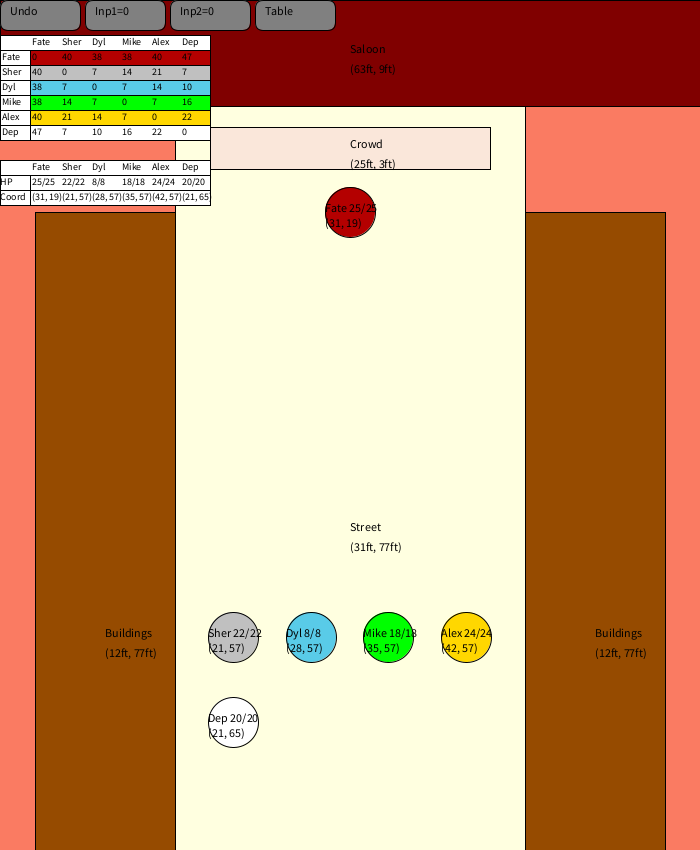
Frame 1 (no input)
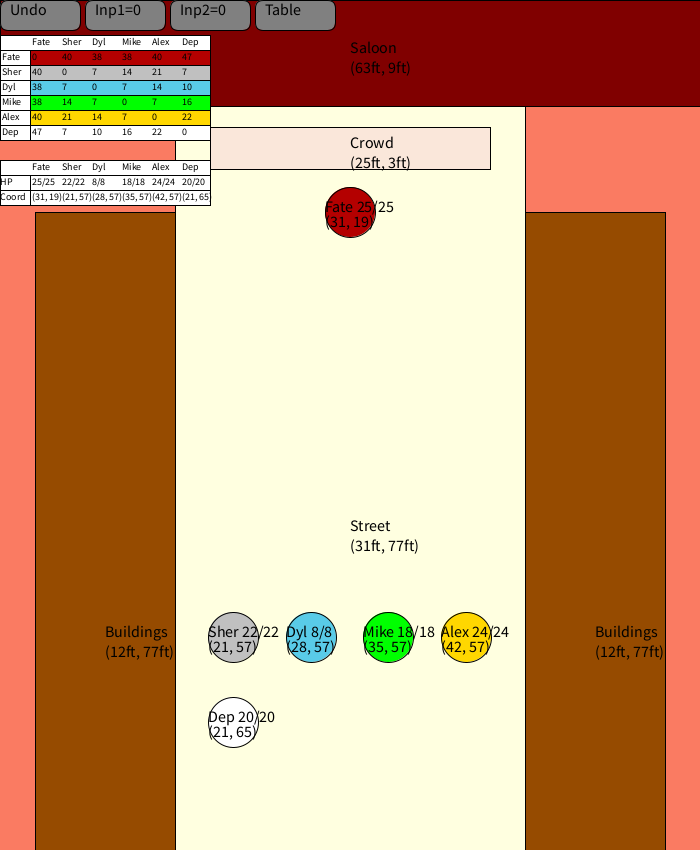
Frame 60 (the mouse pressed at the canvas centre just before this capture)
Frame 120 (the mouse held since frame 60 and released just before this capture): identical to frame 60, image omitted

The Processing sketch that drew these frames (run headless with seeded random() and noise(); from frame 60 on, the mouse is pressed at the canvas centre):

// Processing sketch: KingCityMap
// ── KingCityMap.pde
ArrayList<Player> players=new ArrayList<Player>();
ArrayList<Structure> structs= new ArrayList<Structure>();
ArrayList<Button1> buttons=new ArrayList<Button1>(); 
ArrayList<Temp> temps=new ArrayList<Temp>();
ArrayList<Player> dead=new ArrayList<Player>();
Tabl t;

int tempNum=0;
int togButSt=0;
String inp1="0";
String inp2="0";
int curr=0;
int lastPlayer=0;
int lastAction=0;
int[] oldCoord={0,0};
int playSel=-1;
int dsize=50;

float conversion=0;
int dimension=60;//ft

int Button1Space=5;


void setup(){
  size(700,850);
  conversion=width/dimension;
  //rectMode(CENTER);
  fillPlayers();
  fillStructs();
  fillButton1s();
  t=new Tabl(0,35,players,conversion);
}

void draw(){
    background(250,123,98);
    //draw buildings
    for(int i=0; i<structs.size(); i++){
       structs.get(i).draw();
    }
    //draw players
    for(int i=0; i<players.size(); i++){
       Player p=players.get(i);
       if(p.hp>0){
         p.draw(playSel==i);
       }else{
         boolean livingClone=false;
         for(int j=0; j<players.size(); j++){
           if(i==j){continue;}
           if(p.name==players.get(j).name){
             livingClone=true;
             break;
           }
         }
         if(!livingClone){
           dead.add(p);
         }
         players.remove(i); 
       }
    }
    //display dead
    for(int i=0; i<dead.size(); i++){
      Player p=dead.get(i);
      fill(p.colors[0],p.colors[1],p.colors[2]);
      ellipse(width-i*dsize-dsize/2,dsize/2,dsize,dsize);
    }
    //draw temps
    for(int i=0; i<temps.size(); i++){
       temps.get(i).draw();
     }
    //draw Buttons
    for(int i=0; i<buttons.size(); i++){
      if(i==1){
        buttons.get(i).draw(inp1);
      }else if(i==2){
        buttons.get(i).draw(inp2);
      }else{
        buttons.get(i).draw("");
      }
    }    
    //draw table
    t.draw();
}

void mousePressed(){
  if(mouseButton==RIGHT){
    tempNum++;
    temps.add(new Temp(mouseX,mouseY,tempNum, conversion));
    lastAction=1;
    selectPlayer(-1);
    return;
  }
  //undo
  if(buttons.get(0).clicked(mouseX, mouseY)){
       if(lastAction==0){
         int[] newCoord={oldCoord[0],oldCoord[1]};
         oldCoord[0]=players.get(lastPlayer).x;
         oldCoord[1]=players.get(lastPlayer).y;
         players.get(lastPlayer).port(newCoord[0],newCoord[1]);
       }else if(lastAction==1){
         temps.remove(temps.size()-1);
         tempNum--;
       }else if(lastAction==2){
         players.get(lastPlayer).setMaxHp(oldCoord[0],int(inp2));
       }else if(lastAction==3){
         players.remove(players.size()-1);
       }else if(lastAction==4){
         players.get(lastPlayer).changeHp(-int(inp1));
       }
       lastAction=0;
       selectPlayer(-1);
       return;
    }
    //set inp1
    if(buttons.get(1).clicked(mouseX, mouseY)){
        inp1="";
        curr=1;
        return;
    }
    //set inp2
    if(buttons.get(2).clicked(mouseX, mouseY)){
        inp2="";
        curr=2;
        return;
    }
    //toggle Table
    if(buttons.get(3).clicked(mouseX, mouseY)){
        t.toggleDisp();
        return;
    }
    //Move
    if(buttons.get(butByTxt("Move")).clicked(mouseX, mouseY)){
        oldCoord[0]=players.get(playSel).x;
        oldCoord[1]=players.get(playSel).y;
        players.get(playSel).move(int(inp1),int(inp2));
        lastPlayer=playSel;
        selectPlayer(-1);
        lastAction=0;
        return;
    }
    //Change Max
    if(buttons.get(butByTxt("Change Max")).clicked(mouseX, mouseY)){
        Player p =players.get(playSel);
        oldCoord[0]=p.maxhp;
        p.setMaxHp(int(inp1),int(inp2));
        lastPlayer=playSel;
        selectPlayer(-1);
        lastAction=2;
        return;
    }
    //Clone
    if(buttons.get(butByTxt("Clone")).clicked(mouseX, mouseY)){
        Player p=players.get(playSel).makeMore(int(inp1),int(inp2));
        if(p!=null){
          players.add(p); 
        }
        selectPlayer(-1); 
        lastAction=3;
        return;
    }
    //Port
    if(buttons.get(butByTxt("Port")).clicked(mouseX, mouseY)){
        oldCoord[0]=players.get(playSel).x;
        oldCoord[1]=players.get(playSel).y;
        players.get(playSel).port(int(inp1),int(inp2));
        lastPlayer=playSel;
        selectPlayer(-1);
        lastAction=0;
        return;
    }
    //Change Hp
    if(buttons.get(butByTxt("Change HP")).clicked(mouseX, mouseY)){
        players.get(playSel).changeHp(int(inp1));
        lastPlayer=playSel;
        selectPlayer(-1);
        lastAction=4;
        return;
    }
    
    //Change 
    if(buttons.get(butByTxt("Change Att")).clicked(mouseX, mouseY)){

        return;
    }
    
   for(int i=0; i<players.size(); i++){
       //players.get(i).draw();
       if(players.get(i).selected(mouseX,mouseY)){
         if(playSel<0){
           selectPlayer(i);
         }else{
           selectPlayer(-1); 
         }
         return;
       }
    }
    for(int i=0; i<temps.size(); i++){
      Temp tmp=temps.get(i);
      if(tmp.clicked(mouseX, mouseY)){
        temps.remove(i);
        selectPlayer(-1);
      }
    }
    selectPlayer(-1);
    
    for(int i=0; i<dead.size(); i++){
      if(dist(mouseX, mouseY,width-i*dsize-dsize/2,dsize/2)<dsize/2){
        Player p=dead.get(i);
        p.setBothHp(1,1);
        players.add(p);
        dead.remove(i);
      }
    }
}

void selectPlayer(int val){
  if(val>-1){
    for(int i =togButSt; i<buttons.size(); i++){
        Button1 b=buttons.get(i);
        b.toggleDisp(true);
        b.setCol(players.get(val).colors);
     }
     playSel=val;
  }else{
    for(int i =togButSt; i<buttons.size(); i++){
        buttons.get(i).toggleDisp(false);
      }
    playSel=-1;
  }
}

int butByTxt(String inp){
  for(int i=0; i<buttons.size(); i++){
    Button1 b= buttons.get(i);
    if(b.txt==inp){
      return i;
    }
  }
  return -1;
}

boolean insideRect(int x, int y, int sx, int sy){
  if(mouseX>=x && mouseX<=x+sx && mouseY>=y && mouseY<=y+sy){
   return true; 
  }
  return false; 
}


void keyPressed(){
 if (key == '\n' ) {
    curr=0; 
  } else {
    if(curr==1){
      inp1 = inp1 + key; 
    }else if(curr==2){
      inp2=inp2+key; 
    }
  }
}

void fillButton1s(){
  //normal Button1s
  String[] txts={"Undo", "Inp1=", "Inp2=", "Table"};
  for(int i=0; i<txts.length; i++){
    buttons.add(new Button1(i,0,0,0,txts[i],true));
  }
  //toggle Button1s
  togButSt=txts.length;
  String[][] togTxts={{"Move","Change Max", "Clone"}, {"Port", "Change HP", "Change Att"}};
  for(int i=0; i<togTxts.length; i++){
     for(int j=0; j<togTxts[i].length; j++){
        buttons.add(new Button1(i,j,width/2-80,height/2,togTxts[i][j], false));
     }
  }
}

void fillPlayers(){
  //players
  {
    int[] colors={180,0,0};
    players.add(new Player(width/2,height/4,"Fate",colors,conversion));
    players.get(0).setBothHp(25,25);
  }
  {
    int[] colors={192, 192, 192};
    players.add(new Player(width*3/9,height*3/4,"Sher",colors,conversion));
    players.get(1).setBothHp(22,22);
  }
  {
    int[] colors={89,203,232};
    players.add(new Player(width*4/9,height*3/4,"Dyl",colors,conversion));
    players.get(2).setBothHp(8,8);
  }
  {
    int[] colors={0,255,0};
    int[] hpVals={5,18,45,1};
    players.add(new Player(width*5/9,height*3/4,"Mike",colors,conversion));
    players.get(3).setBothHp(hpVals);
  }
  {
    int[] colors={255, 215, 0};
    players.add(new Player(width*6/9,height*3/4,"Alex",colors,conversion));
    players.get(4).setBothHp(24,24);
  }
  {
    int[] colors={255, 255, 255};
    players.add(new Player(width*3/9,height*3/4+height/10,"Dep",colors,conversion));
    players.get(5).setBothHp(20,20);
  }
}
void fillStructs(){
  //buildings
  {
    int[] colors={255,255,224};
    structs.add(new Structure(width/4, height/8, width/2, height,"Street",colors,1,conversion));
  }
  {
    int[] colors={128, 0, 0};
    structs.add(new Structure(0, 0, width, height/8,"Saloon",colors,1,conversion));
  }
  {
    int[] colors={150, 75, 0};
    structs.add(new Structure(width/20, height/4, width/4-width/20, height,"Buildings",colors,1,conversion));
  }
  {
    int[] colors={150, 75, 0};
    structs.add(new Structure(width*3/4, height/4, width/4-width/20, height,"Buildings",colors,1,conversion));
  }
  {
    int[] colors={250,231,218};
    structs.add(new Structure(width/4+width/20, height/8+height/40, width/2-width/10, height/20,"Crowd",colors,1,conversion));
  }
}

// ── Button.pde
class Button1{
 int x;
 int y;
 String txt;
 int sx;
 int sy;
 int space;
 boolean show;
 int[] cols={128,128,128};
 Button1(int tinx, int tiny, int tx, int ty, String ttxt, boolean tshow){
   txt=ttxt;
   sx=80;
   sy=30;
   space=5;
   x=tx+tinx*(space+sx);
   y=ty+tiny*(space+sy);
   show=tshow;
 }
 
 //display
 void draw(String val){
   if(!show){
     return; 
   }
   fill(cols[0],cols[1],cols[2]);
   rect(x,y,sx,sy,8,8,8,8);
   fill(0,0,0);
   text(txt+val,x+10,y+15);
 }
 
 //returns true if clicked
 boolean clicked(int mx, int my){
  if(show && mx>=x && mx<=x+sx && my>=y && my<=y+sy){
    return true; 
  }
  return false;  
 }
 
 //changes from visible to hidden
 void toggleDisp(boolean tshow){
   show=tshow; 
 }
 
 //changes the colors
 void setCol(int[] tcols){
   cols[0]=tcols[0];
   cols[1]=tcols[1];
   cols[2]=tcols[2];
 }
}

// ── Player.pde
class Player{
  int size;
  int x;
  int y;
  float conv;
  String name;
  int[] colors;
  int maxhp;
  int hp;
  int[] hpVals={0,0,0,0};
  Player(int tx, int ty, String tname, int[] tcolors, float tconv){
    x=tx;
    y=ty;
    name=tname;
    colors=tcolors;
    conv=tconv;
    size=50;
    maxhp=0;
    hp=0;
  }
  //display
  void draw(boolean sel){
      fill(colors[0],colors[1],colors[2]);
      ellipse(x,y,size,size);
      fill(0,0,0);
      if(colors[0]==0 && colors[1]==0 && colors[2]==0){
        fill(255,255,255);
      }
      text(name+" "+hp+"/"+maxhp,x-size/2,y);
      text("("+int(x/conv)+", "+int(y/conv)+")",x-size/2,y+15);
      if(name=="Mike"&&sel){
        text("("+hpVals[0]+", "+hpVals[1]+", "+hpVals[2]+", "+hpVals[3]+")",x-size/2,y+30);
      }
  }
  
  //move a set distance in a certian direction
  void move(float dist, int ang){
     float rang=radians(-ang);
     dist=dist*conv;
     x=x+int(dist*cos(rang));
     y=y+int(dist*sin(rang));
  }
  
  //teleport
  void port(int nx, int ny){
    x=nx;
    y=ny;
  }
  
  //chnage the max HP and scale the current HP with it
  void setMaxHp(int newMax, int toChange){
    if(name=="Mike"){
      if(toChange<1 || toChange>hpVals.length){
        print("wrong Inp2");
      }else{
        hpVals[toChange-1]=newMax;
      }
      float sum=0.0;
      for(int i=0; i<hpVals.length; i++){
        sum+=hpVals[i]; 
      }
      newMax=ceil(sum/hpVals.length);
    }
    hp=ceil(hp*(newMax/(maxhp+0.0)));
    maxhp=newMax;
  }
  
  //set both max HP and HP to new values
  void setBothHp(int newMax, int newhp){
    maxhp=newMax; 
    hp=newhp;
  }
  //set maxHP to average of list, and set HP to full
  void setBothHp(int[] newMaxs){
    hpVals=newMaxs;
    float sum=0.0;
    for(int i=0; i<hpVals.length; i++){
      sum+=hpVals[i]; 
    }
    maxhp=ceil(sum/hpVals.length);
    hp=maxhp;
  }
  
  //change current hp
  void changeHp(int hpChange){
    hp+=hpChange; 
  }
  
  //returns true if player is selcted
  boolean selected(int mx, int my){
    if(dist(mx,my,x,y)<=size/2){
      return true;
    }
    return false;
  }
  
  //clones the player with same HP at a different position
  Player makeMore(int inp1, int inp2){
    if(name=="Dyl"){
       Player p=new Player(x, y, name, colors, conv);
       p.move(inp1,inp2);
       p.setBothHp(maxhp,hp);
       return p;
    }
    return null;
  }
}

// ── Structure.pde
class Structure{
  int x;
  int y;
  String name;
  int[] colors;
  int shape;
  int sx;
  int sy;
  float conv;
  Structure(int tx, int ty,  int tsx, int tsy, String tname, int[] tcolors, int tshape, float tconv){
    x=tx;
    y=ty;
    name=tname;
    colors=tcolors;
    shape=tshape;
    sx=tsx;
    sy=tsy;
    conv=tconv;
  }
  //display
  void draw(){
      fill(colors[0],colors[1],colors[2]);
      if(shape==0){
        ellipse(x,y,sx,sy);
      }else if(shape==1){
        rect(x,y,sx,sy);
      }
      fill(0,0,0);
      if(colors[0]==0 && colors[1]==0 && colors[2]==0){
        fill(255,255,255);
      }
      if(shape==0){
        text(name,x,y);
        text("("+int(sx/conv)+"ft, "+int(sy/conv)+"ft)",x,y+20);
      }else{
        text(name,x+sx/2,y+sy/2); 
        text("("+int(sx/conv)+"ft, "+int(sy/conv)+"ft)",x+sx/2,y+sy/2+20); 
      }
  }
}

// ── Table.pde
class Tabl{
 int x;
 int y;
 int sx;
 int sy;
 float conv;
 boolean show;
 ArrayList<Player> players;
 Tabl(int tx, int ty, ArrayList<Player> tplayers, float tconv){
   players=tplayers;
   x=tx;
   y=ty;
   conv=tconv;
   sx=(players.size()+1)*30;
   sy=(players.size()+1)*15;
   show=true;
 }
 
 //display
 void draw(){
   if(!show){
     return; 
   }
   textSize(10);
   fill(255,255,255);
   //dist table
   rect(x,y,sx,sy);
   //stat table
   rect(x,y+sy+20,sx,45);
   line(x,y+sy+35,x+sx,y+sy+35);
   line(x,y+sy+50,x+sx,y+sy+50);
   line(x+sx/(players.size()+1),y+sy+35, x+sx/(players.size()+1),y+sy+65);
   fill(0,0,0);
   text("HP",x,y+sy+45);
   text("Coord",x,y+sy+60);
   //horizontal lines
   for(int i=1; i<players.size()+1; i++){
     line(x,y+i*sy/(players.size()+1),x+sx,y+i*sy/(players.size()+1));
   }
   //colored rects
   for(int i=0; i<players.size(); i++){
     fill(players.get(i).colors[0],players.get(i).colors[1],players.get(i).colors[2]);
     rect(x+sx/(players.size()+1),y+(i+1)*sy/(players.size()+1),sx-sx/(players.size()+1),sy/(players.size()+1));
   }
   
   fill(0,0,0);
   //dists
   for(int i=0; i<players.size(); i++){
     text(players.get(i).name,x+(i+1)*sx/(players.size()+1)+2,y+10);
     text(players.get(i).name,x+2,y+(i+1)*sy/(players.size()+1)+10);
     for(int j=0; j<players.size(); j++){
       int dist=int(dist(players.get(i).x,players.get(i).y,players.get(j).x,players.get(j).y)/conv); 
       text(dist,x+(i+1)*sx/(players.size()+1)+2,y+(j+1)*sy/(players.size()+1)+10);
     }
   }
   
   //stats
   for(int i=0; i<players.size(); i++){
     text(players.get(i).name,x+(i+1)*sx/(players.size()+1)+2,y+30+sy);
     text(players.get(i).hp+"/"+players.get(i).maxhp,x+(i+1)*sx/(players.size()+1)+2,y+30+sy+15);
     text("("+int(players.get(i).x/conv)+", "+int(players.get(i).y/conv)+")",x+(i+1)*sx/(players.size()+1)+2,y+30+sy+30);
   }
   
   textSize(16);
 }
 
 //changes from visible to hidden
 void toggleDisp(){
   show=!show; 
 }
}

// ── Temp.pde
//IGNORE
class Temp{
  int num;
  int x;
  int y;
  int size;
  float conv;
  Temp(int tx, int ty, int tnum, float tconv){
    num=tnum;
    x=tx;
    y=ty;
    size=40;
    conv=tconv;
  }
  
  void draw(){
    fill(100,100,100);
    ellipse(x,y,size,size);
    fill(0,0,0);
    text(num, x, y);
    text("("+int(x/conv)+","+int(y/conv)+")", x-20, y+10);
  }
  
  boolean clicked(int mx, int my){
    if(dist(mx,my,x,y)<=size){
      return true;
    }
    return false;
  }
}
